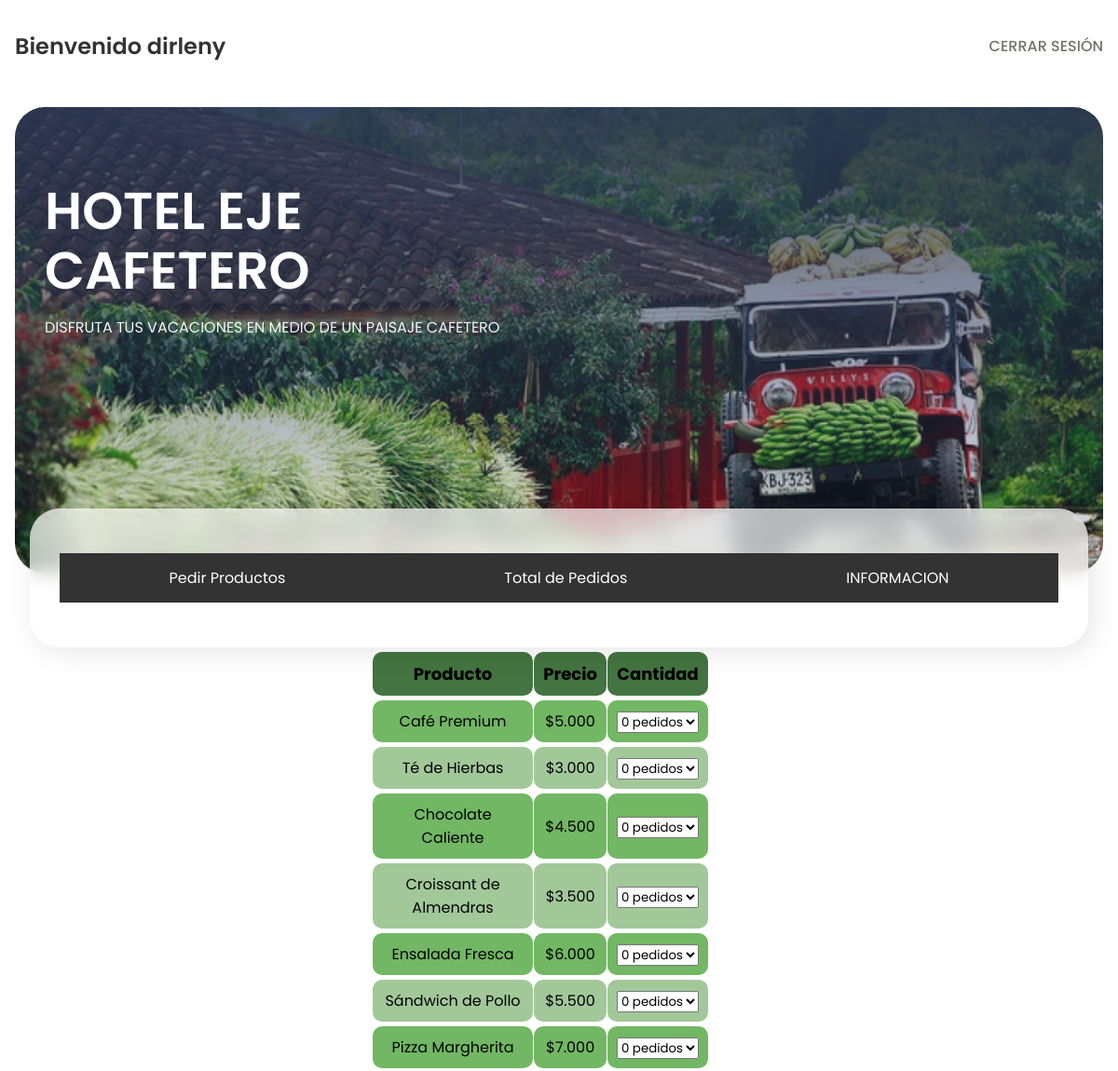
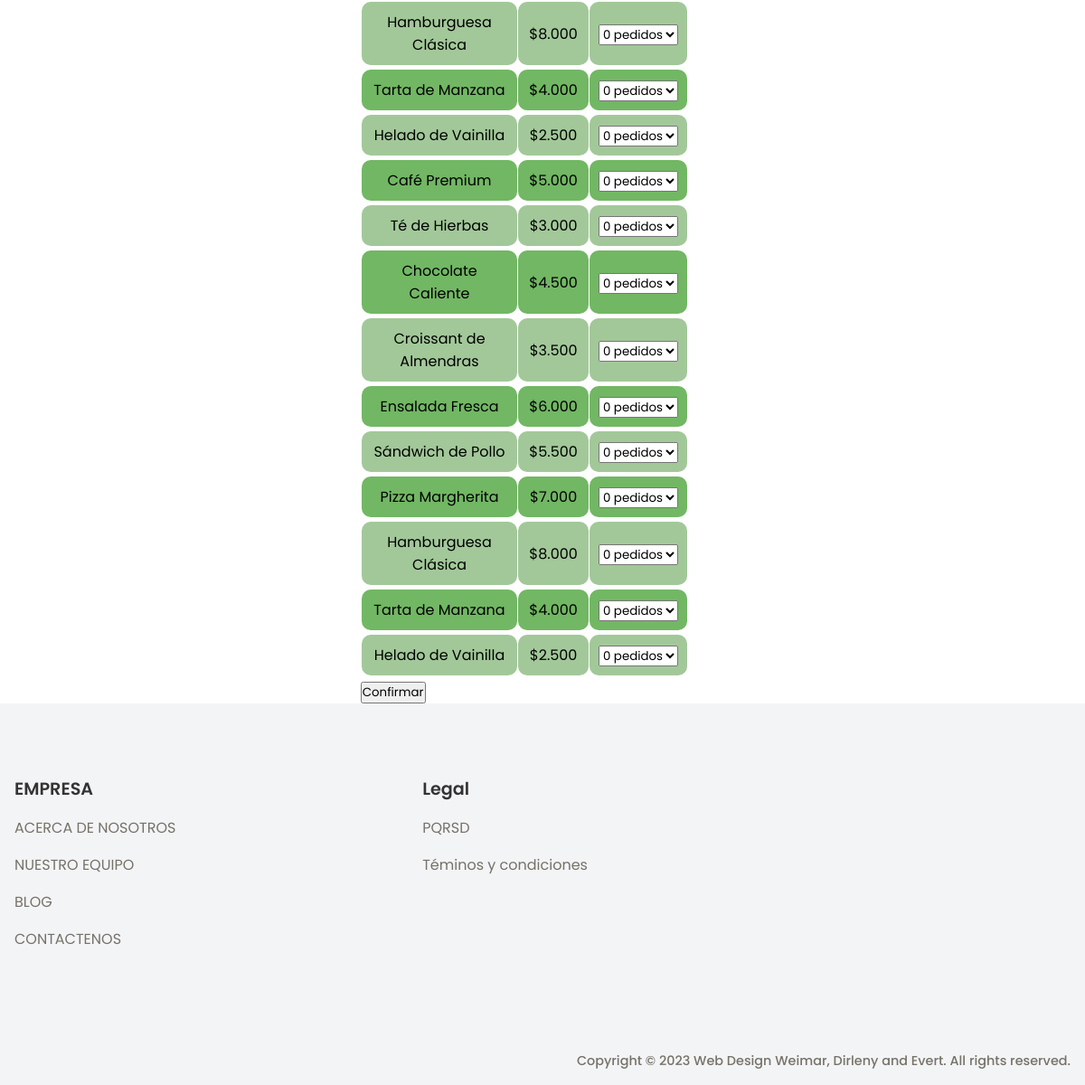
/clientes.php?nombre=dirleny&cedula=98765&pin=1 (signed in), run on the app's committed database (2 pictures, top to bottom).
### tables this page shows
CREATE TABLE productos(
	id_producto int auto_increment,
    nombre_producto varchar(40),
    precio int(6),
    primary key(id_producto)
);

### clientes.php (the view, shortened to what this page needs)
<?php
    $con = conexion();
    if (isset($_GET['nombre']) && isset($_GET['cedula'])){
        $nombre = $_GET['nombre'];
        $cedula = $_GET['cedula'];
    }
?>
<!DOCTYPE html>
<html lang="en">
  <head>
    <link
      href="https://cdn.jsdelivr.net/npm/remixicon@3.4.0/fonts/remixicon.css"
      rel="stylesheet"
    />
    <link rel="stylesheet" href="assets/styles_index.css" />
  </head>
  <body>
    <nav>
      <div class="nav__logo">Bienvenido <?php echo $nombre?></div>
      <ul class="nav__links">
        <li class="link"><a href="login_registre.php">CERRAR SESIÓN</a></li>
      </ul>
    </nav>
    <header class="section__container header__container">
      <div class="header__image__container">
        <div class="header__content">
          <h1>HOTEL EJE CAFETERO</h1>
          <p>DISFRUTA TUS VACACIONES EN MEDIO DE UN PAISAJE CAFETERO</p>
        </div>
        <div class="booking__container">
            <div class="navbar">
                <a href="clientes.php?nombre=<?php echo $nombre ?>&cedula=<?php echo $cedula ?>&pin=1">Pedir Productos</a>
                <a href="clientes.php?nombre=<?php echo $nombre ?>&cedula=<?php echo $cedula ?>&pin=2">Total de Pedidos</a>
                <a href="clientes.php?nombre=<?php echo $nombre ?>&cedula=<?php echo $cedula ?>&pin=3">INFORMACION</a>
            </div>
          </div>
      </div>
    </header>
    <section class='container-table'>
        <?php if(isset($_GET['pin'])){
            $pin = $_GET['pin']; ?>
                <?php if($pin == 1){ ?>
                    <?php
                        $query_producto = mysqli_query($con,"SELECT * FROM productos");
                        if(mysqli_num_rows($query_producto) > 0){ ?>
                        <form action="php/validar_pedidos.php" method="post">
                            <div class="tablas">
                                <table class="tabla-intercalada">
                                    <thead>
                                        <tr>
                                            <td>Producto</td>
                                            <td>Precio</td>
                                            <td>Cantidad</td>
                                        </tr>
                                    </thead>
                                    <tbody>
                                        <?php while($row_producto = $query_producto->fetch_assoc()){ ?>
                                            <tr>
                                                <td> <?php echo $row_producto['nombre_producto'] ?> </td>
                                                <td>$<?php echo number_format($row_producto['precio'],0,',','.') ?> </td>
                                                <td>
                                                    <select name="pedidos[<?php echo $row_producto['id_producto'] ?>]">
                                                        <option value="0">0 pedidos</option>
                                                    </select>
                                                </td>
                                            </tr>
                                        <?php } ?>
                                    </tbody>
                                </table>
                            </div>
                            <input type="submit" value="Confirmar" class="submit">
                        </form>
                        <?php } ?>
                <?php } ?>
        <?php } ?>
    </section>
    <footer class="footer">
      <div class="section__container footer__container">
        <div class="footer__col">
          <h4>EMPRESA</h4>
          <p>ACERCA DE NOSOTROS</p>
          <p>NUESTRO EQUIPO</p>
          <p>BLOG</p>
          <p>CONTACTENOS</p>
        </div>
        <div class="footer__col">
          <h4>Legal</h4>
          <p>PQRSD</p>
          <p>Téminos y condiciones</p>
        </div>
      </div>
      <div class="footer__bar">
        Copyright © 2023 Web Design Weimar, Dirleny and Evert. All rights reserved.
      </div>
    </footer>
  </body>
</html>

### assets/styles_index.css (style rules this page uses)
:root { --primary-color: #2c3855; --primary-color-dark: #435681; --text-dark: #333333; --text-light: #767268; --extra-light: #f3f4f6; --white: #ffffff; --max-width: 1200px; }
* { margin: 0; padding: 0; box-sizing: border-box; font-family: "Poppins", sans-serif; }
.section__container { max-width: var(--max-width); margin: auto; padding: 5rem 1rem; }
a { text-decoration: none; }
nav { max-width: var(--max-width); margin: auto; padding: 2rem 1rem; display: flex; align-items: center; justify-content: space-between; }
.nav__logo { font-size: 1.5rem; font-weight: 600; color: var(--text-dark); }
.nav__links { list-style: none; display: flex; align-items: center; gap: 2rem; }
.link a { font-weight: 500; color: var(--text-light); transition: 0.3s; }
.header__container { padding: 1rem 1rem 5rem 1rem; }
.header__image__container { position: relative; min-height: 500px; background-image: linear-gradient( rgba(44, 56, 85, 0.9), rgba(100, 125, 187, 0.1) ), url('img/header.jpg'); background-position: center center; background-size: cover; background-repeat: no-repeat; border-radius: 2rem; }
.header__content { max-width: 600px; padding: 5rem 2rem; }
.header__content h1 { margin-bottom: 1rem; font-size: 3.5rem; line-height: 4rem; font-weight: 600; color: var(--white); }
.header__content p { color: var(--extra-light); }
.booking__container { position: absolute; bottom: -5rem; left: 50%; transform: translateX(-50%); width: calc(100% - 2rem); display: flex; align-items: center; gap: 1rem; padding: 3rem 2rem; border-radius: 2rem; background-color: rgba(255, 255, 255, 0.7); -webkit-backdrop-filter: blur(10px); backdrop-filter: blur(10px); box-shadow: 5px 5px 30px rgba(0, 0, 0, 0.1); }
.footer { background-color: var(--extra-light); }
.footer__container { display: grid; grid-template-columns: 2fr repeat(3, 1fr); gap: 5rem; }
.footer__col h4 { margin-bottom: 1rem; font-size: 1.2rem; font-weight: 600; color: var(--text-dark); }
.footer__col p { margin-bottom: 1rem; color: var(--text-light); cursor: pointer; transition: 0.3s; }
.footer__bar { position: relative; max-width: var(--max-width); margin: auto; padding: 1rem; font-size: 0.9rem; font-weight: 500; color: var(--text-light); text-align: right; overflow: hidden; }
.container-table { display: flex; justify-content: center; }
.tabla-intercalada { width: 90%; border-collapse: separate; border-spacing: 1px 5px; }
.tabla-intercalada td, th { border-radius: 10px; text-align: center; padding: 10px; }
.tabla-intercalada thead { background-color: #437441; font-weight: bold; font-size: 18px; }
.tabla-intercalada tbody tr:nth-child(even) { background-color: #a2c899; }
.tabla-intercalada tbody tr:nth-child(odd) { background-color: #72b764; }
.navbar { background-color: #333; overflow: hidden; display: flex; justify-content: space-around; width: 100%; }
.navbar a { float: left; display: block; color: white; text-align: center; padding: 14px 16px; text-decoration: none; transition: background-color 0.3s; }

### data on the page
productos: nombre_producto "Café Premium", precio "5.000", id_producto "0 pedidos"
productos: nombre_producto "Té de Hierbas", precio "3.000", id_producto "0 pedidos"
productos: nombre_producto "Chocolate Caliente", precio "4.500", id_producto "0 pedidos"
productos: nombre_producto "Croissant de Almendras", precio "3.500", id_producto "0 pedidos"
productos: nombre_producto "Ensalada Fresca", precio "6.000", id_producto "0 pedidos"
productos: nombre_producto "Sándwich de Pollo", precio "5.500", id_producto "0 pedidos"
productos: nombre_producto "Pizza Margherita", precio "7.000", id_producto "0 pedidos"
productos: nombre_producto "Hamburguesa Clásica", precio "8.000", id_producto "0 pedidos"
productos: nombre_producto "Tarta de Manzana", precio "4.000", id_producto "0 pedidos"
productos: nombre_producto "Helado de Vainilla", precio "2.500", id_producto "0 pedidos"
productos: nombre_producto "Café Premium", precio "5.000", id_producto "0 pedidos"
productos: nombre_producto "Té de Hierbas", precio "3.000", id_producto "0 pedidos"
productos: nombre_producto "Chocolate Caliente", precio "4.500", id_producto "0 pedidos"
productos: nombre_producto "Croissant de Almendras", precio "3.500", id_producto "0 pedidos"
productos: nombre_producto "Ensalada Fresca", precio "6.000", id_producto "0 pedidos"
productos: nombre_producto "Sándwich de Pollo", precio "5.500", id_producto "0 pedidos"
productos: nombre_producto "Pizza Margherita", precio "7.000", id_producto "0 pedidos"
productos: nombre_producto "Hamburguesa Clásica", precio "8.000", id_producto "0 pedidos"
productos: nombre_producto "Tarta de Manzana", precio "4.000", id_producto "0 pedidos"
productos: nombre_producto "Helado de Vainilla", precio "2.500", id_producto "0 pedidos"

### other printed values
$nombre "dirleny"
